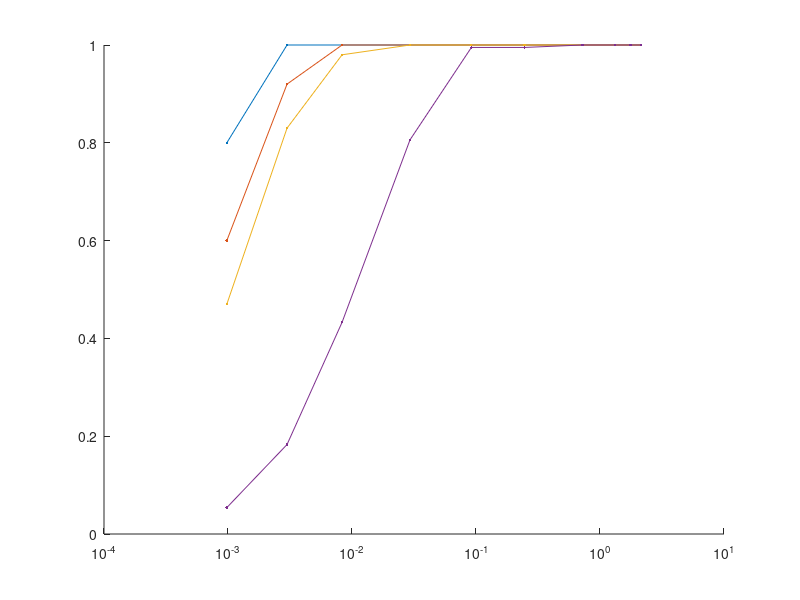

This figure's MATLAB source: (Note: this script raises an error after producing the figure.)
data = load('test_steps_accuracy');

%%
t=17;
ni=data.nets(5);


clf; hold all;
h = semilogx(squeeze(data.recordeffmv(ni,:,t)),squeeze(data.recordnn(ni,:,t,:)),'.-');
%semilogx(data.nmults,squeeze(data.recordtsnn(ni,:,t,2)),'.-');
set(gca,'XScale','log');
title(graphnames(ni));
xlim([1e-3,1e1]);
ylim([-0.1,1.1]);

set(gca,'LineWidth',0.8);
set(gca,'XTick',[1e-2,1e-1,1]);

set(h(1),'LineWidth',1,'Color','k','LineStyle','--');
set(h(2),'LineWidth',2,'Color','r','LineStyle','-','MarkerSize',15);
set(h(3),'LineWidth',1,'Color','k','LineStyle',':','Marker','+');
set(h(4),'LineWidth',1,'Color','k','LineStyle','-.','Marker','*');
xlabel('Effective matrix-vector products');
ylabel('Precision');
legh = legend('@10','@25','@100','@1000','Location','Southwest');
set(legh,'XColor',[0.9,0.9,0.9],'YColor',[0.9,0.9,0.9]);
leglineobjs = findobj(legh,'type','line');
legxd = get(leglineobjs(2),'XData');
mid = mean(legxd);
set(leglineobjs(2:2:end),'XData',[mid-0.1,mid+0.1]);
legend boxoff;

%legp = get(legh,'Position');
%legp(1) = legp(1) - 0.1;
%set(legh,'Position',legp);

for i=1:numel(data.storetols)
    line([data.recordstol(ni,i,t),data.recordstol(ni,i,t)],[-5,5],'LineWidth',1);
    %h = text(data.recordstol(ni,i,t),0.55,sprintf('tol=',round(log10(data.storetols(i)))));
    %h = text(data.recordstol(ni,i,t),0.45,sprintf('10^{%i}',round(log10(data.storetols(i)))));
    h = text(data.recordstol(ni,i,t),0.45,sprintf('tol=10^{%i}',round(log10(data.storetols(i)))),...
        'Rotation',90,'VerticalAlignment','top');
end

set_figure_size([3,3]);

print(gcf,sprintf('figures/steps-accuracy-%s-%i.eps',graphnames(ni),t),'-depsc2');
    

%%
t=17;
ni=data.nets(5);


clf; hold all;
semilogx(squeeze(data.recordeffmv(ni,:,t)),squeeze(data.recordnn(ni,:,t,:)),'.-');
semilogx(data.nmults,squeeze(data.recordtsnn(ni,:,t,2)),'.-');
set(gca,'XScale','log');
title(graphnames(ni));
xlim([1e-3,1e2]);
ylim([-0.1,1.1]);
for i=1:numel(data.storetols)
    line([data.recordstol(ni,i,t),data.recordstol(ni,i,t)],[-5,5]);
end

%%
t=4;
ni=data.nets(3);


clf; hold all;
semilogx(squeeze(data.recordeffmv(ni,:,t)),squeeze(data.recordnn(ni,:,t,:)),'.-');
semilogx(data.nmults,squeeze(data.recordtsnn(ni,:,t,2)),'.-');
set(gca,'XScale','log');
title(graphnames(ni));
xlim([1e-3,1e2]);
ylim([-0.1,1.1]);

%%
t=19;
ni=data.nets(2);


clf; hold all;
semilogx(squeeze(data.recordeffmv(ni,:,t)),squeeze(data.recordnn(ni,:,t,:)),'.-');
semilogx(data.nmults,squeeze(data.recordtsnn(ni,:,t,2)),'.-');
set(gca,'XScale','log');
title(graphnames(ni));
xlim([1e-3,1e2]);
ylim([-0.1,1.1]);